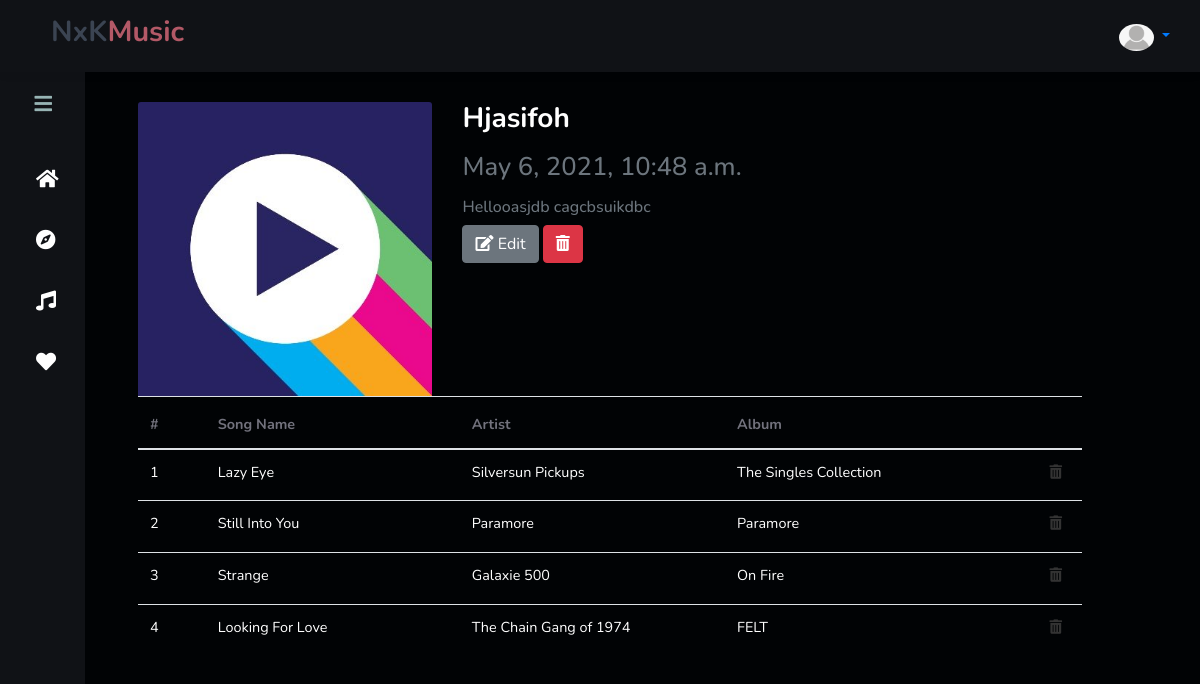
The page /music/playlist/2/ (signed in) on the database as committed earlier.
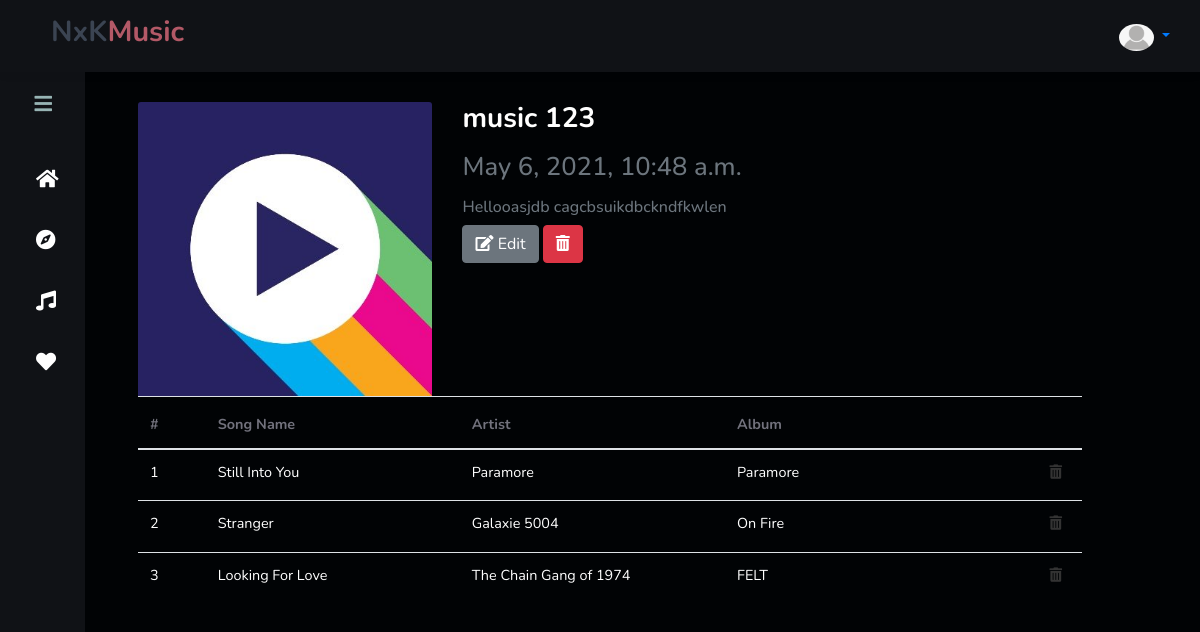
The same page on the database as committed later.
### music/models.py (models this page shows, shortened)
class Playlist(models.Model):
    playlist_name = models.CharField(max_length=250)
    playlist_description = models.TextField(blank=True,null=True)
    creator = models.ForeignKey(User,on_delete=models.CASCADE)
    created_dt = models.DateTimeField(auto_now_add=True)
    class Meta:
        unique_together = ["playlist_name","creator"]

class Songn(models.Model):
    song_title = models.CharField(max_length=250)
    artist = models.CharField(max_length=200)
    album_title = models.CharField(max_length=100)
    genre = models.CharField(max_length=100,choices=GENRE_CHOICES)
    album_art = models.ImageField(upload_to='album_art/',default='default-artwork.png')
    audio_file = models.FileField(upload_to='songs/',unique=True)
    released_year = models.IntegerField(null=True,blank=True,choices=YEAR_CHOICES)
    added_dt = models.DateTimeField(auto_now_add=True)
    class Meta:
        unique_together = ["song_title","artist","album_title"]

### music/views.py (the view)
# urls.py: path('playlist/<int:pl_id>/', views.view_and_upPl,name="individual-playlist"),
@login_required
def view_and_upPl(request,pl_id):
    instance = get_object_or_404(Playlist,id=pl_id)
    playlist_d = Playlist.objects.get(id=pl_id)
    playlistS_inst = PlaylistS.objects.filter(playlist=playlist_d)
    music = Songn.objects.filter(id__in = playlistS_inst.values_list('songn')) #Filtering with id in for multiple item
    if request.method == "POST":
        form = CreatePlaylistForm(request.POST,instance=instance)
        if form.is_valid():
            form.save()
            return redirect("individual-playlist", pl_id=pl_id)
    context = {
        'form': CreatePlaylistForm(instance=instance),
        'playlistd': playlist_d,
        'music': music
    }
    return render(request, 'music/updatePlnView.html',context)

### music/templates/music/updatePlnView.html (shortened to what this page needs)
{% include "mainui.html" %}
{% load static %}
{% load crispy_forms_tags %}
{% block container %}
<div class="container">
    <div class="col-md-11">
        <div class="row">
            <div class="col-md-4">
                <img class="card-img-top" src="{% static "images/playlist-default.jpg" %}" alt="Card image cap">
            </div>
            <div class="col-md-4">
                <h3 class="h3 text-white mb-lg-3">{{ playlistd.playlist_name }}</h3>
                <h5 class="h5 text-muted mb-lg-3" style="font-size:3.2vh;">{{ playlistd.created_dt }}</h5>
                <p class="h6 text-muted">{{ playlistd.playlist_description }}</p>
                <a class="btn btn-secondary" data-switch="0" type="button" data-toggle="modal" data-target="#exampleModal"><i class="fas fa-edit"></i> Edit</a>
                <a href="/music/playlist/delete/{{ playlistd.id }}" class="btn btn-danger"><i class="fas fa-trash-alt" style="width:100%"></i></a>
            </div>
        </div>
    </div>
    <div class="col-md-11">
        <div class="table-responsive">
            <table id="bootstrapdatatable" class="table table-striped table-hover" width="100%">
                <thead>
                    <th style="width:4%;">#</th>
                    <th style="width:15%;">Song Name</th>
                    <th style="width:11%;">Artist</th>
                    <th style="width:18%;">Album</th>
                    <th style="width:2%"></th>
                </thead>
                <tbody>
                    {% for song in music  %}
                        <tr>
                            <td>
                                {{forloop.counter}}
                            </td>
                            <td class="text-truncate">{{ song.song_title }}</td>
                            <td class="text-truncate">{{ song.artist }}</td>
                            <td class="text-truncate">{{ song.album_title }}</td>
                            <td>
                                <a href="/music/playlist/delete/song/{{ playlistd.id }}/{{ song.id }}/" class="delete-s text-center">
                                    <i class="fas fa-trash-alt" style="width:100%"></i>
                                </a>
                            </td>
                        </tr>
                    {% endfor %}
                </tbody>
            </table>
        </div>
    </div>
</div>
{% endblock container %}

Rows that differ between the two databases and show on the page:
no longer on this page (row unchanged): Songn: song_title "Lazy Eye", artist "Silversun Pickups", album_title "The Singles Collection"
changed Playlist: playlist_name "Hjasifoh" → "music 123"; playlist_description "Hellooasjdb cagcbsuikdbc" → "Hellooasjdb cagcbsuikdbckndfkwlen"
changed Songn "On Fire": song_title "Strange" → "Stranger"; artist "Galaxie 500" → "Galaxie 5004"
